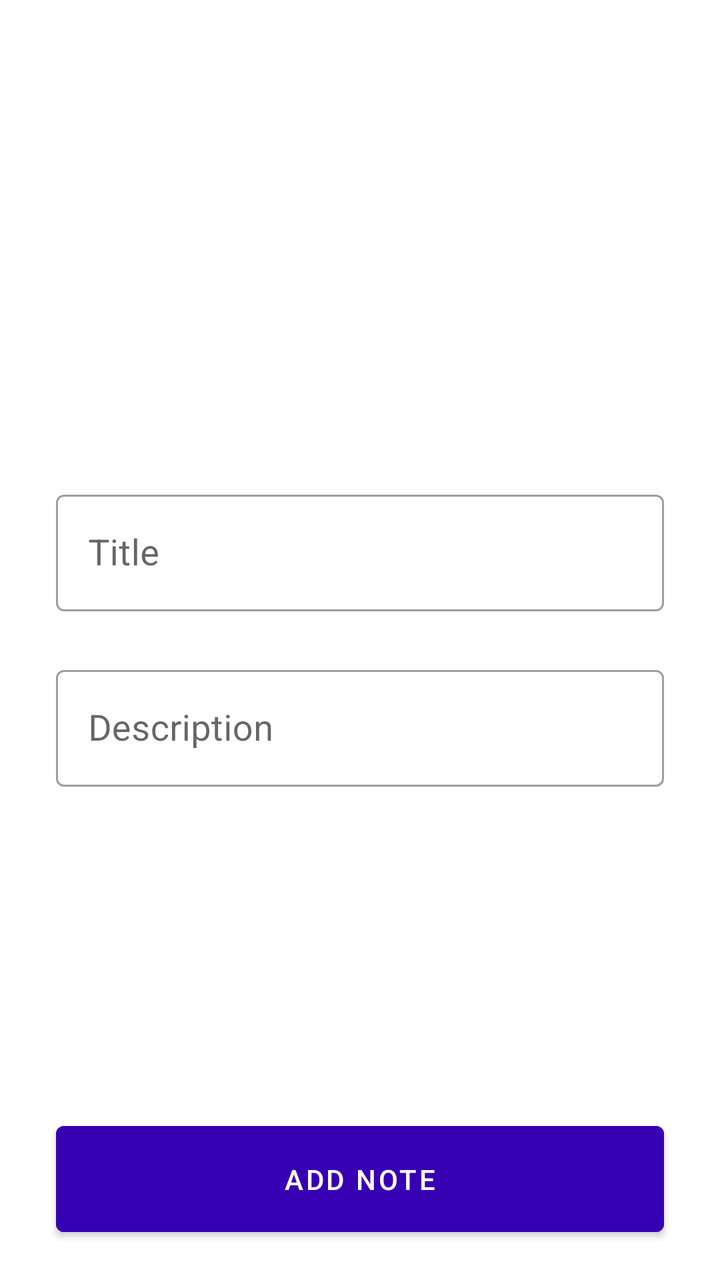
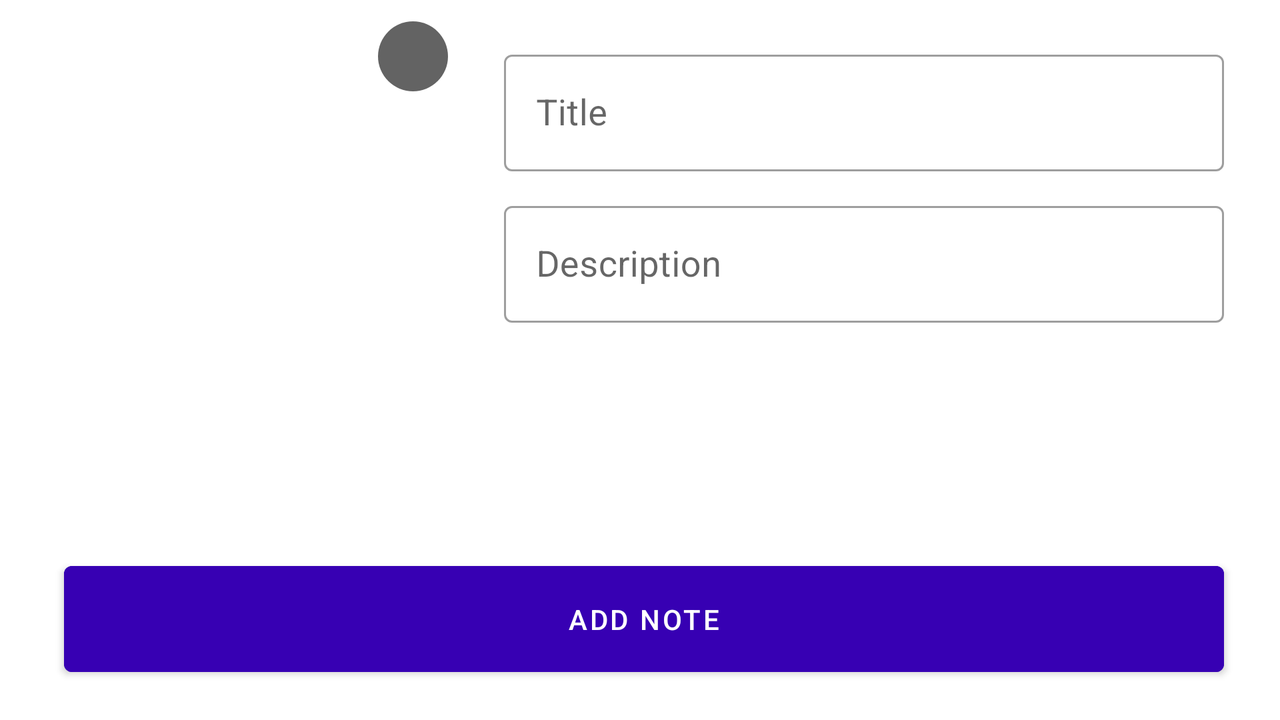

The same Android screen from two of the app's own layout files: first res/layout/ as a phone draws it, then the repository's variant for another configuration, drawn on a device whose configuration selects that folder. Both files follow.
<!-- AndroidManifest.xml: application theme Theme.QuixoteTask -->
<!-- res/layout/activity_add_edit.xml -->
<?xml version="1.0" encoding="utf-8"?>
<androidx.constraintlayout.widget.ConstraintLayout xmlns:android="http://schemas.android.com/apk/res/android"
    xmlns:app="http://schemas.android.com/apk/res-auto"
    xmlns:tools="http://schemas.android.com/tools"
    android:layout_width="match_parent"
    android:layout_height="match_parent"
    tools:context=".activity.AddEditActivity">

    <ImageView
        android:id="@+id/selectPicAddEditIv"
        android:layout_width="0dp"
        android:layout_height="0dp"
        android:contentDescription="@string/app_name"
        android:scaleType="centerCrop"
        android:src="@drawable/ic_baseline_image_24"
        app:layout_constraintBottom_toBottomOf="@id/guideline5"
        app:layout_constraintDimensionRatio="1:1"
        app:layout_constraintEnd_toEndOf="@id/guideline3"
        app:layout_constraintStart_toStartOf="@id/guideline2"
        app:layout_constraintTop_toTopOf="@id/guideline4"
        app:shapeAppearanceOverlay="@style/CircularShape" />

    <ImageView
        android:id="@+id/noSelectImageAddEdit"
        android:layout_width="wrap_content"
        android:layout_height="wrap_content"
        android:contentDescription="@string/app_name"
        android:src="@drawable/ic_baseline_error_outline_24"
        android:visibility="gone"
        app:layout_constraintEnd_toEndOf="@id/selectPicAddEditIv"
        app:layout_constraintHorizontal_bias="1.1"
        app:layout_constraintStart_toStartOf="@id/selectPicAddEditIv"
        app:layout_constraintTop_toTopOf="@id/selectPicAddEditIv" />

    <ImageView
        android:id="@+id/cameraPicAddEdit"
        android:layout_width="30dp"
        android:layout_height="30dp"
        android:contentDescription="@string/app_name"
        android:src="@drawable/ic_baseline_camera_alt_24"
        app:layout_constraintBottom_toBottomOf="@id/selectPicAddEditIv"
        app:layout_constraintEnd_toEndOf="@id/selectPicAddEditIv"
        app:layout_constraintHorizontal_bias="1.1"
        app:layout_constraintStart_toStartOf="@id/selectPicAddEditIv"
        app:layout_constraintTop_toTopOf="@id/selectPicAddEditIv"
        app:layout_constraintVertical_bias="1.1" />

    <com.google.android.material.textfield.TextInputLayout
        android:id="@+id/titleAddEdit"
        style="@style/Widget.MaterialComponents.TextInputLayout.OutlinedBox"
        android:layout_width="0dp"
        android:layout_height="wrap_content"
        android:layout_marginHorizontal="28dp"
        android:layout_marginTop="24dp"
        app:layout_constraintEnd_toEndOf="parent"
        app:layout_constraintStart_toStartOf="parent"
        app:layout_constraintTop_toBottomOf="@id/selectPicAddEditIv">

        <com.google.android.material.textfield.TextInputEditText
            android:id="@+id/titleEtAddEdit"
            android:layout_width="match_parent"
            android:layout_height="match_parent"
            android:backgroundTint="@color/white"
            android:hint="@string/title"
            android:inputType="textCapWords"
            android:textColor="@color/purple_500"
            android:textColorHint="@color/purple_200"
            android:textSize="18sp" />
    </com.google.android.material.textfield.TextInputLayout>

    <com.google.android.material.textfield.TextInputLayout
        android:id="@+id/descAddEdit"
        style="@style/Widget.MaterialComponents.TextInputLayout.OutlinedBox"
        android:layout_width="0dp"
        android:layout_height="0dp"
        android:layout_marginTop="24dp"
        app:layout_constraintBottom_toTopOf="@id/addNoteBtn"
        app:layout_constraintEnd_toEndOf="@id/titleAddEdit"
        app:layout_constraintStart_toStartOf="@id/titleAddEdit"
        app:layout_constraintTop_toBottomOf="@id/titleAddEdit"
        app:layout_constraintVertical_bias="0.01">

        <com.google.android.material.textfield.TextInputEditText
            android:id="@+id/descEtAddEdit"
            android:layout_width="match_parent"
            android:layout_height="wrap_content"
            android:backgroundTint="@color/white"
            android:hint="@string/description"
            android:inputType="textMultiLine"
            android:textColor="@color/purple_500"
            android:textColorHint="@color/purple_200"
            android:textSize="18sp" />
    </com.google.android.material.textfield.TextInputLayout>

    <com.google.android.material.button.MaterialButton
        android:id="@+id/addNoteBtn"
        android:layout_width="0dp"
        android:layout_height="65dp"
        android:layout_marginBottom="18dp"
        android:backgroundTint="@color/purple_700"
        android:text="@string/add_note"
        app:layout_constraintBottom_toBottomOf="parent"
        app:layout_constraintEnd_toEndOf="@id/titleAddEdit"
        app:layout_constraintStart_toStartOf="@id/titleAddEdit" />

    <androidx.constraintlayout.widget.Guideline
        android:id="@+id/guideline2"
        android:layout_width="wrap_content"
        android:layout_height="wrap_content"
        android:orientation="vertical"
        app:layout_constraintGuide_percent="0.25" />

    <androidx.constraintlayout.widget.Guideline
        android:id="@+id/guideline3"
        android:layout_width="wrap_content"
        android:layout_height="wrap_content"
        android:orientation="vertical"
        app:layout_constraintGuide_percent="0.75" />

    <androidx.constraintlayout.widget.Guideline
        android:id="@+id/guideline4"
        android:layout_width="wrap_content"
        android:layout_height="wrap_content"
        android:orientation="horizontal"
        app:layout_constraintGuide_percent="0.05" />

    <androidx.constraintlayout.widget.Guideline
        android:id="@+id/guideline5"
        android:layout_width="wrap_content"
        android:layout_height="wrap_content"
        android:orientation="horizontal"
        app:layout_constraintGuide_percent="0.35" />

</androidx.constraintlayout.widget.ConstraintLayout>
<!-- resources referenced by this layout -->
<resources>
  <color name="purple_200">#FFBB86FC</color>
  <color name="purple_500">#FF6200EE</color>
  <color name="purple_700">#FF3700B3</color>
  <color name="white">#FFFFFFFF</color>
  <!-- drawable ic_baseline_error_outline_24 (drawable) -->
  <vector android:alpha="0.9" android:height="24dp" android:tint="#FF0000"
      android:viewportHeight="24" android:viewportWidth="24"
      android:width="24dp" xmlns:android="http://schemas.android.com/apk/res/android">
      <path android:fillColor="@android:color/white" android:pathData="M11,15h2v2h-2zM11,7h2v6h-2zM11.99,2C6.47,2 2,6.48 2,12s4.47,10 9.99,10C17.52,22 22,17.52 22,12S17.52,2 11.99,2zM12,20c-4.42,0 -8,-3.58 -8,-8s3.58,-8 8,-8 8,3.58 8,8 -3.58,8 -8,8z"/>
  </vector>
  <string name="add_note">Add Note</string>
  <string name="app_name">QuixoteTask</string>
  <string name="description">Description</string>
  <string name="title">Title</string>
  <style name="CircularShape">
          <item name="cornerSize">10%</item>
      </style>
  <style name="Theme.QuixoteTask" parent="Theme.MaterialComponents.DayNight.DarkActionBar">
          
          <item name="colorPrimary">@color/purple_500</item>
          <item name="colorPrimaryVariant">@color/purple_700</item>
          <item name="colorOnPrimary">@color/white</item>
          
          <item name="colorSecondary">@color/teal_200</item>
          <item name="colorSecondaryVariant">@color/teal_700</item>
          <item name="colorOnSecondary">@color/white</item>
          
          <item name="android:statusBarColor" tools:targetApi="l">?attr/colorPrimaryVariant</item>
          
      </style>
  <color name="teal_200">#FF03DAC5</color>
  <color name="teal_700">#FF018786</color>
</resources>
<!-- res/layout-land/activity_add_edit.xml (the repository's variant of the layout above) -->
<!-- drawn on the phone turned sideways -->
<?xml version="1.0" encoding="utf-8"?>
<androidx.constraintlayout.widget.ConstraintLayout xmlns:android="http://schemas.android.com/apk/res/android"
    xmlns:app="http://schemas.android.com/apk/res-auto"
    xmlns:tools="http://schemas.android.com/tools"
    android:layout_width="match_parent"
    android:layout_height="match_parent"
    tools:context=".activity.AddEditActivity">

    <ImageView
        android:id="@+id/selectPicAddEditIv"
        android:layout_width="0dp"
        android:layout_height="0dp"
        android:contentDescription="@string/app_name"
        android:scaleType="centerCrop"
        android:src="@drawable/ic_baseline_image_24"
        app:layout_constraintBottom_toBottomOf="@id/guideline5"
        app:layout_constraintDimensionRatio="1:1"
        app:layout_constraintEnd_toEndOf="@id/guideline3"
        app:layout_constraintStart_toStartOf="@id/guideline2"
        app:layout_constraintTop_toTopOf="@id/guideline4"
        app:shapeAppearanceOverlay="@style/CircularShape" />

    <ImageView
        android:id="@+id/noSelectImageAddEdit"
        android:layout_width="wrap_content"
        android:layout_height="wrap_content"
        android:contentDescription="@string/app_name"
        android:src="@drawable/ic_baseline_error_outline_24"
        android:visibility="gone"
        app:layout_constraintEnd_toEndOf="@id/selectPicAddEditIv"
        app:layout_constraintHorizontal_bias="1.1"
        app:layout_constraintStart_toStartOf="@id/selectPicAddEditIv"
        app:layout_constraintTop_toTopOf="@id/selectPicAddEditIv" />

    <ImageView
        android:id="@+id/cameraPicAddEdit"
        android:layout_width="35dp"
        android:layout_height="35dp"
        android:background="@drawable/imageview_background"
        android:contentDescription="@string/app_name"
        android:scaleType="center"
        android:src="@drawable/ic_baseline_camera_alt_24"
        app:layout_constraintEnd_toEndOf="@id/guideline3"
        app:layout_constraintHorizontal_bias="1.0"
        app:layout_constraintStart_toStartOf="@id/selectPicAddEditIv"
        app:layout_constraintTop_toTopOf="@id/guideline6" />

    <com.google.android.material.textfield.TextInputLayout
        android:id="@+id/titleAddEdit"
        style="@style/Widget.MaterialComponents.TextInputLayout.OutlinedBox"
        android:layout_width="0dp"
        android:layout_height="wrap_content"
        android:layout_marginHorizontal="28dp"
        android:layout_marginTop="4dp"
        app:layout_constraintEnd_toEndOf="parent"
        app:layout_constraintStart_toEndOf="@id/selectPicAddEditIv"
        app:layout_constraintTop_toBottomOf="@id/selectPicAddEditIv"
        app:layout_constraintTop_toTopOf="@id/guideline4"
        app:layout_constraintVertical_chainStyle="packed">

        <com.google.android.material.textfield.TextInputEditText
            android:id="@+id/titleEtAddEdit"
            android:layout_width="match_parent"
            android:layout_height="match_parent"
            android:backgroundTint="@color/white"
            android:hint="@string/title"
            android:inputType="textCapWords"
            android:textColor="@color/purple_500"
            android:textColorHint="@color/purple_200"
            android:textSize="18sp" />
    </com.google.android.material.textfield.TextInputLayout>

    <com.google.android.material.textfield.TextInputLayout
        android:id="@+id/descAddEdit"
        style="@style/Widget.MaterialComponents.TextInputLayout.OutlinedBox"
        android:layout_width="0dp"
        android:layout_height="0dp"
        android:layout_marginTop="12dp"
        app:layout_constraintBottom_toBottomOf="@id/guideline5"
        app:layout_constraintEnd_toEndOf="@id/titleAddEdit"
        app:layout_constraintStart_toStartOf="@id/titleAddEdit"
        app:layout_constraintTop_toBottomOf="@id/titleAddEdit"
        app:layout_constraintVertical_bias="0.01">

        <com.google.android.material.textfield.TextInputEditText
            android:id="@+id/descEtAddEdit"
            android:layout_width="match_parent"
            android:layout_height="wrap_content"
            android:backgroundTint="@color/white"
            android:hint="@string/description"
            android:inputType="textMultiLine"
            android:textColor="@color/purple_500"
            android:textColorHint="@color/purple_200"
            android:textSize="18sp" />
    </com.google.android.material.textfield.TextInputLayout>

    <com.google.android.material.button.MaterialButton
        android:id="@+id/addNoteBtn"
        android:layout_width="0dp"
        android:layout_height="65dp"
        android:layout_marginBottom="18dp"
        android:backgroundTint="@color/purple_700"
        android:text="@string/add_note"
        app:layout_constraintBottom_toBottomOf="parent"
        app:layout_constraintEnd_toEndOf="@id/titleAddEdit"
        app:layout_constraintStart_toStartOf="@id/guideline2" />

    <androidx.constraintlayout.widget.Guideline
        android:id="@+id/guideline2"
        android:layout_width="wrap_content"
        android:layout_height="wrap_content"
        android:orientation="vertical"
        app:layout_constraintGuide_percent="0.05" />

    <androidx.constraintlayout.widget.Guideline
        android:id="@+id/guideline3"
        android:layout_width="wrap_content"
        android:layout_height="wrap_content"
        android:orientation="vertical"
        app:layout_constraintGuide_percent="0.35" />

    <androidx.constraintlayout.widget.Guideline
        android:id="@+id/guideline4"
        android:layout_width="wrap_content"
        android:layout_height="wrap_content"
        android:orientation="horizontal"
        app:layout_constraintGuide_percent="0.05" />

    <androidx.constraintlayout.widget.Guideline
        android:id="@+id/guideline6"
        android:layout_width="wrap_content"
        android:layout_height="wrap_content"
        android:orientation="horizontal"
        app:layout_constraintGuide_percent="0.03" />

    <androidx.constraintlayout.widget.Guideline
        android:id="@+id/guideline5"
        android:layout_width="wrap_content"
        android:layout_height="wrap_content"
        android:orientation="horizontal"
        app:layout_constraintGuide_percent="0.65" />

</androidx.constraintlayout.widget.ConstraintLayout>
<!-- resources referenced by the variant -->
<!-- as the phone turned sideways resolves them -->
<resources>
  <color name="purple_200">#FFBB86FC</color>
  <color name="purple_500">#FF6200EE</color>
  <color name="purple_700">#FF3700B3</color>
  <color name="white">#FFFFFFFF</color>
  <!-- drawable ic_baseline_error_outline_24 (drawable) -->
  <vector android:alpha="0.9" android:height="24dp" android:tint="#FF0000"
      android:viewportHeight="24" android:viewportWidth="24"
      android:width="24dp" xmlns:android="http://schemas.android.com/apk/res/android">
      <path android:fillColor="@android:color/white" android:pathData="M11,15h2v2h-2zM11,7h2v6h-2zM11.99,2C6.47,2 2,6.48 2,12s4.47,10 9.99,10C17.52,22 22,17.52 22,12S17.52,2 11.99,2zM12,20c-4.42,0 -8,-3.58 -8,-8s3.58,-8 8,-8 8,3.58 8,8 -3.58,8 -8,8z"/>
  </vector>
  <!-- drawable imageview_background (drawable) -->
  <?xml version="1.0" encoding="utf-8"?>
  <shape xmlns:android="http://schemas.android.com/apk/res/android"
      android:shape="oval">
  
      <solid android:color="#9C000000" />
  </shape>
  <string name="add_note">Add Note</string>
  <string name="app_name">QuixoteTask</string>
  <string name="description">Description</string>
  <string name="title">Title</string>
  <style name="CircularShape">
          <item name="cornerSize">10%</item>
      </style>
  <style name="Theme.QuixoteTask" parent="Theme.MaterialComponents.DayNight.DarkActionBar">
          
          <item name="colorPrimary">@color/purple_500</item>
          <item name="colorPrimaryVariant">@color/purple_700</item>
          <item name="colorOnPrimary">@color/white</item>
          
          <item name="colorSecondary">@color/teal_200</item>
          <item name="colorSecondaryVariant">@color/teal_700</item>
          <item name="colorOnSecondary">@color/white</item>
          
          <item name="android:statusBarColor" tools:targetApi="l">?attr/colorPrimaryVariant</item>
          
      </style>
  <color name="teal_200">#FF03DAC5</color>
  <color name="teal_700">#FF018786</color>
</resources>
